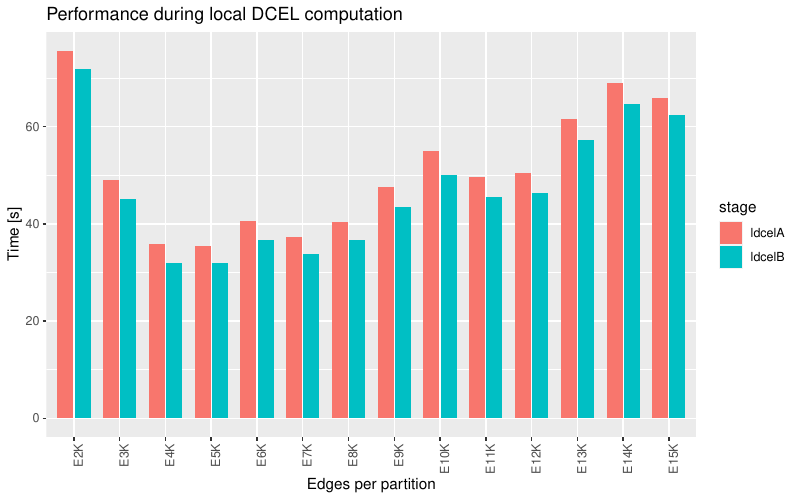

Generate this figure with R:
library(tidyverse)
library(ggplot2)

paramsPattern = "qtag"
getParams <- function(command){
  params = str_squish(str_split(command, "--")[[1]])
  params = params[grepl(paramsPattern, params)]
  return(paste(params, collapse = " "))
}

fieldsCommand = c("stamp", "duration", "appId", "time", "tag", "command")
params = enframe(readLines("ldcels.txt")) %>%
  filter(grepl("COMMAND", value)) %>%
  separate(value, into = fieldsCommand, sep = "\\|") %>%
  mutate(params = map(command, getParams)) %>%
  separate(params, into = c(NA, "tag"), sep = " ") %>%
  unnest(tag) %>%
  select(appId, tag)

fieldsTime = c("stamp", "duration", "appId", "time", "tag", "stage")
stages = enframe(readLines("ldcels.txt")) %>%
  filter(grepl("TIME", value)) %>%
  separate(value, into = fieldsTime, sep = "\\|") %>%
  select(appId, stage, time) %>%
  mutate(time = as.numeric(time) / 1000.0)

data = stages %>% inner_join(params) %>%
  select(tag, stage, time) %>%
  group_by(tag, stage) %>%  summarise(time = mean(time)) %>% ungroup() %>%
  mutate(
    tag = fct_relevel(tag, paste0("E", 2:15, "K"))
  ) %>% filter(grepl("ldcel", stage))

p = ggplot(data = data, aes(x = tag, y = time, fill = stage)) +
  geom_bar(stat="identity", position=position_dodge(width = 0.75), width = 0.7) + 
  theme(axis.text.x = element_text(angle = 90, hjust = 1)) +
  labs(x="Edges per partition", y="Time [s]", title=paste0("Performance during local DCEL computation"))
plot(p)

ggsave(paste0("ldcels.pdf"), width = 8, height = 5)
data %>% write_tsv("ldcels.tsv")

